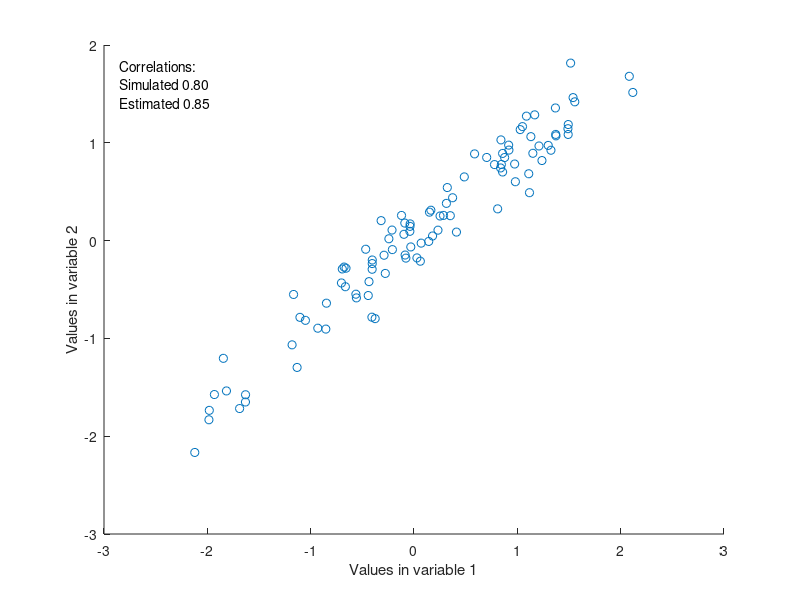
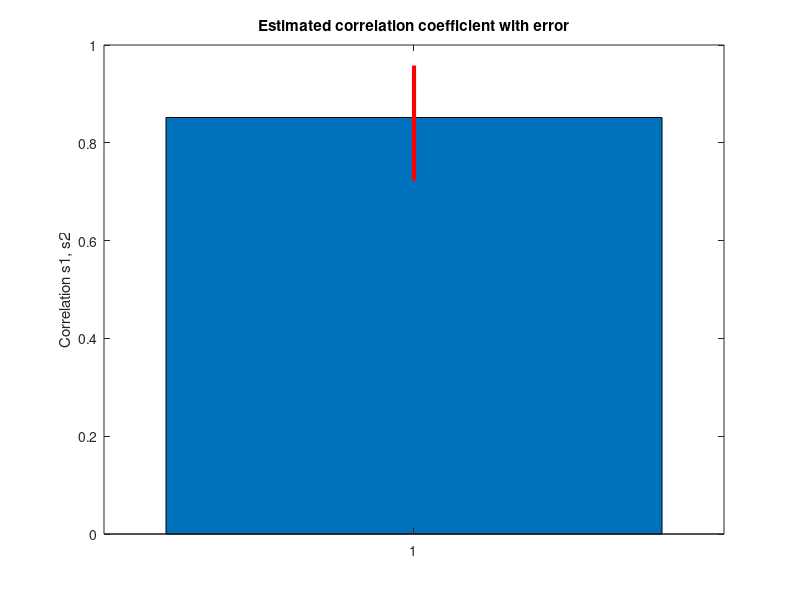

MATLAB code to generate these figures, in order:
%% Make a histogram of each variable
% Plot them one against eachother to show correlation
% Compute correlation by hand, explain STd(x,1)
% Show a coupel of weird distributions for which the correaltion does nto
% plot well, like in the book, the half moon
% 

%% 1. Correlation. Exploring more complex datasets: two variables, one condition
% Hereafter, we show an example of a slightly more complex data set.
%
% So suppose we have one condition and measure not just one quantity (which
% was the subject of Lecture 1) but measure two distinct quantities. For
% example, suppose we measure both the heights and weights of male adults.
% 
% What can we do with the data? 

% Let's generate two samples rapresenting two variables drawn from gaussian
% distributions. The two variables are correlated with eachother. 

n = 100; % This is the size of our samples
% We set a correaltion level between the two samples.
w = .8;  
% We generate the two samples.
s1 = randn(n,1);
s2 = w .* s1 + (1 - w).*randn(n,1);


%% 4. Correlation
%
% We can quantify how correlated two variables are by using the metric
% 'correlation.'
%
% Correlation values lie in the range ?1 to 1, where ?1 indicates a perfect
% negative linear relationship, 0 indicates no relationship, and 1
% indicates a perfect positive linear relationship. (Note that we
% arPearson's product-moment correlation, but there are other variants of
% correlation.) 
r = sum((s1 - mean(s1))/std(s1,1) .* (s2 - mean(s2)/std(s2,1)))/n;

% In words, we z-score each variable (subtract off the mean, divide by the
% standard deviation) and then compute the average product of the
% variables. 
%
% Technical note: in the above formula, std should be computed
% using a version of standard deviation where we normalize by n instead of
% n - 1. Tht is why we write std(v1,1) instea of simply std(v1).

% Here we show the results in a plot
figure
% scatter.m is a ueful matlab function, in this case it would be equivalent
% to plot(s1,s2,'bo')
scatter(s1,s2); 
ylabel('Values in variable 2')
xlabel('Values in variable 1')

% We display the simulted and computed correlations at 80% the max y-value.
y = get(gca,'yLim');
x = get(gca,'xLim');
text(x(1)+.15,y(2)*.8,sprintf('Correlations:\nSimulated %2.2f\nEstimated %2.2f',w,r))


%% 5. Error bars
%
% - How do we obtain error bars on the correlation observed in a set of
% data?
%
% - How do we test whether the correlation observed in a set of data is
% significantly different from zero? 
%

% Hereafter, we compute errorbars on the correlation coefficient using
% bootstrap.
%
% We compute k bootstrap (resampling with replacement) with the same size
% of the original samples. 
%
% We then compute the correlation coefficient with each sample.
k = 1000; % number of randomizations
r_dist = zeros(k,1);
for ii = 1:k
 % Notice that we resample index and we use the same indexes to address
 % both samples. otherwise we lose the correaltion value. 
 index = randsample(1:n,n,1);
 r_dist(ii)    = sum((s1(index) - mean(s1(index)))/std(s1(index),1) .* ...
                     (s2(index) - mean(s2(index))/std(s2(index),1)))/n;
end

% We copute the two-tailed 95% confidence intervals:
ci = prctile(r_dist,[2.5,97.5]);

% Now we plot the correlation we estimated with the the 95% confidence
% intervals.
figure;
bar(r); % plot a bar to indiecate the etimated correlation
hold on
plot([1 1],ci,'r-','lineWidth',3); % Plot the error on the estimate
title('Estimated correlation coefficient with error')
ylabel('Correlation s1, s2')
axis([0 2 0 1]); % set the limits to the current axis

